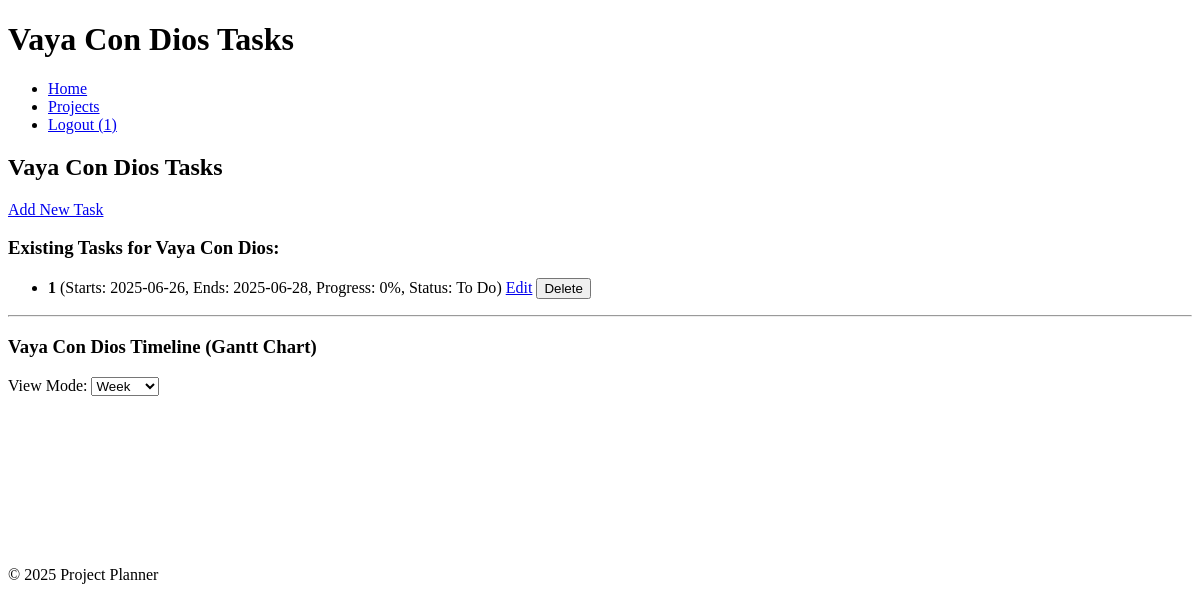
Before: /projects/2 (signed in) with the older database file.
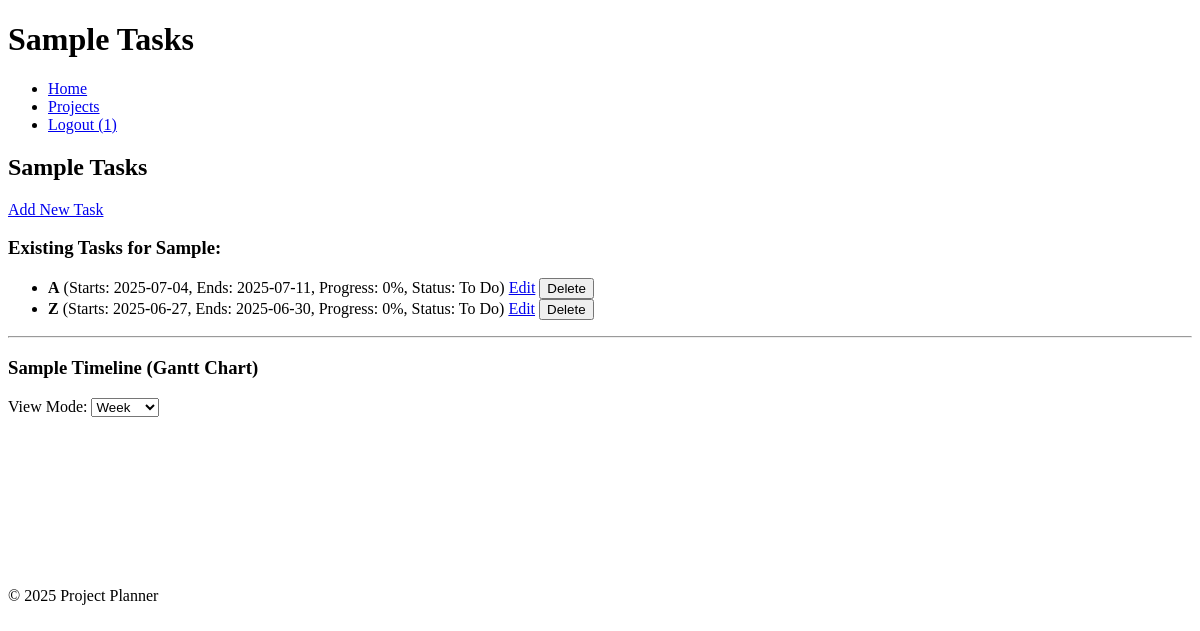
After: the same page with the newer database file.
### app/models.py (models this page shows, shortened)
class Project(db.Model):
    id = db.Column(db.Integer, primary_key=True)
    name = db.Column(db.String(120), nullable=False)
    description = db.Column(db.Text, nullable=True) # Optional: for project details
    user_id = db.Column(db.Integer, db.ForeignKey('user.id'), nullable=False) # <--- Project belongs to a User
    tasks = db.relationship('Task', backref='project', lazy=True, cascade="all, delete-orphan") # <--- NEW

class User(db.Model, UserMixin):
    id = db.Column(db.Integer, primary_key=True)
    username = db.Column(db.String(80), unique=True, nullable=False)
    password_hash = db.Column(db.String(128), nullable=False)
    projects = db.relationship('Project', backref='user', lazy=True, cascade="all, delete-orphan") # <--- NEW

class Task(db.Model):
    id = db.Column(db.Integer, primary_key=True)
    name = db.Column(db.String(120), nullable=False)
    start_date = db.Column(db.Date, nullable=True)
    end_date = db.Column(db.Date, nullable=True)
    progress = db.Column(db.Integer, default=0, nullable=False)
    dependencies = db.Column(db.String(255), nullable=True)
    project_id = db.Column(db.Integer, db.ForeignKey('project.id'), nullable=False)
    status = db.Column(db.String(50), default='To Do', nullable=False) # <--- NEW: Status field

### app/routes.py (the view)
@bp.route('/projects/<int:project_id>')
@login_required
def view_project(project_id):
    project = Project.query.filter_by(id=project_id, user=current_user).first_or_404()
    project_tasks = Task.query.filter_by(project=project).order_by(Task.name).all()
    gantt_tasks_data = []
    for task in project_tasks:
        start_date_formatted = task.start_date.strftime('%Y-%m-%d') if task.start_date else ''
        end_date_formatted = task.end_date.strftime('%Y-%m-%d') if task.end_date else ''
        if start_date_formatted and end_date_formatted:
            custom_class = 'bar-blue' # Default
            if task.status == 'Completed':
                custom_class = 'bar-green'
            elif task.status == 'In Progress':
                custom_class = 'bar-yellow'
            elif task.status == 'Blocked':
                custom_class = 'bar-red'
            gantt_task_item = {
                'id': str(task.id),
                'name': task.name,
                'start': start_date_formatted,
                'end': end_date_formatted,
                'progress': task.progress,
                'custom_class': custom_class,
            }
            if task.dependencies:
                gantt_task_item['dependencies'] = task.dependencies
            gantt_tasks_data.append(gantt_task_item)
    try:
        gantt_tasks_json = json.dumps(gantt_tasks_data)
    except TypeError as e:
        print(f"Error serializing Gantt data to JSON: {e}")
        gantt_tasks_json = "[]"
    return render_template('tasks.html',
                           project=project,
                           tasks=project_tasks, # These are the tasks for the current project
                           gantt_tasks_json=gantt_tasks_json)

### app/templates/tasks.html (shortened to what this page needs)
<!DOCTYPE html>
<html lang="en">
    <head>
        <link rel="stylesheet" href="{{ url_for('static', filename='frappe-gantt.css') }}">
        <link rel="stylesheet" href="{{ url_for('static', filename='style.css') }}">
    </head>
    <body>
        <header>
            <h1>{{ project.name }} Tasks</h1>
            <nav>
                <ul>
                    <li><a href="/">Home</a></li>
                    <li><a href="/projects">Projects</a></li>
                    {% if current_user.is_authenticated %}
                        <li><a href="/logout">Logout ({{ current_user.username }})</a></li>
                    {% else %}
                        <li><a href="/register">Register</a></li>
                        <li><a href="/login">Login</a></li>
                    {% endif %}
                </ul>
            </nav>
        </header>
        <main>
            <h2>{{ project.name }} Tasks</h2>
            <p><a href="{{ url_for('main.add_task_to_project', project_id=project.id) }}" class="button">Add New Task</a></p>
            <h3>Existing Tasks for {{ project.name }}:</h3>
            <ul id="task-list">
                {% if tasks %}
                {% for task in tasks %}
                    <li>
                        <strong>{{ task.name }}</strong>
                        (Starts: {{ task.start_date.strftime('%Y-%m-%d') if task.start_date else 'N/A' }},
                        Ends: {{ task.end_date.strftime('%Y-%m-%d') if task.end_date else 'N/A' }},
                        Progress: {{ task.progress }}%,
                        Status: {{ task.status }})
                        <a href="{{ url_for('main.edit_task', task_id=task.id) }}">Edit</a>
                        <form class="delete-task-form" data-task-id="{{ task.id }}" action="{{ url_for('main.delete_task', task_id=task.id) }}" method="POST" style="display:inline;">
                            <button type="submit">Delete</button>
                        </form>
                    </li>
                {% endfor %}
                {% else %}
                <p>No tasks yet for this project. Add one above!</p>
                {% endif %}
            </ul>
            <hr>
            <h3>{{ project.name }} Timeline (Gantt Chart)</h3>
            <div class="gantt-controls">
                <label for="gantt-view-mode">View Mode:</label>
                <select id="gantt-view-mode">
                    <option value="Week" selected>Week</option>
                </select>
            </div>
            <div id="gantt-chart-container" class="gantt-container">
                <svg id="gantt"></svg>
            </div>
        </main>
        <footer>
            <p>&copy; 2025 Project Planner</p>
        </footer>
    </body>
</html>

### app/static/frappe-gantt.css (style rules this page uses)
.gantt-container { position: relative; overflow: auto; font-size: 12px; }

Changed rows visible on the page:
no longer on this page (row edited): Task: name "1", start_date "2025-06-26", end_date "2025-06-28", progress "0", status "To Do"
changed Project: name "Vaya Con Dios" → "Sample"
added Task: name "A", start_date "2025-07-04", end_date "2025-07-11", progress "0", status "To Do"
added Task: name "Z", start_date "2025-06-27", end_date "2025-06-30", progress "0", status "To Do"
